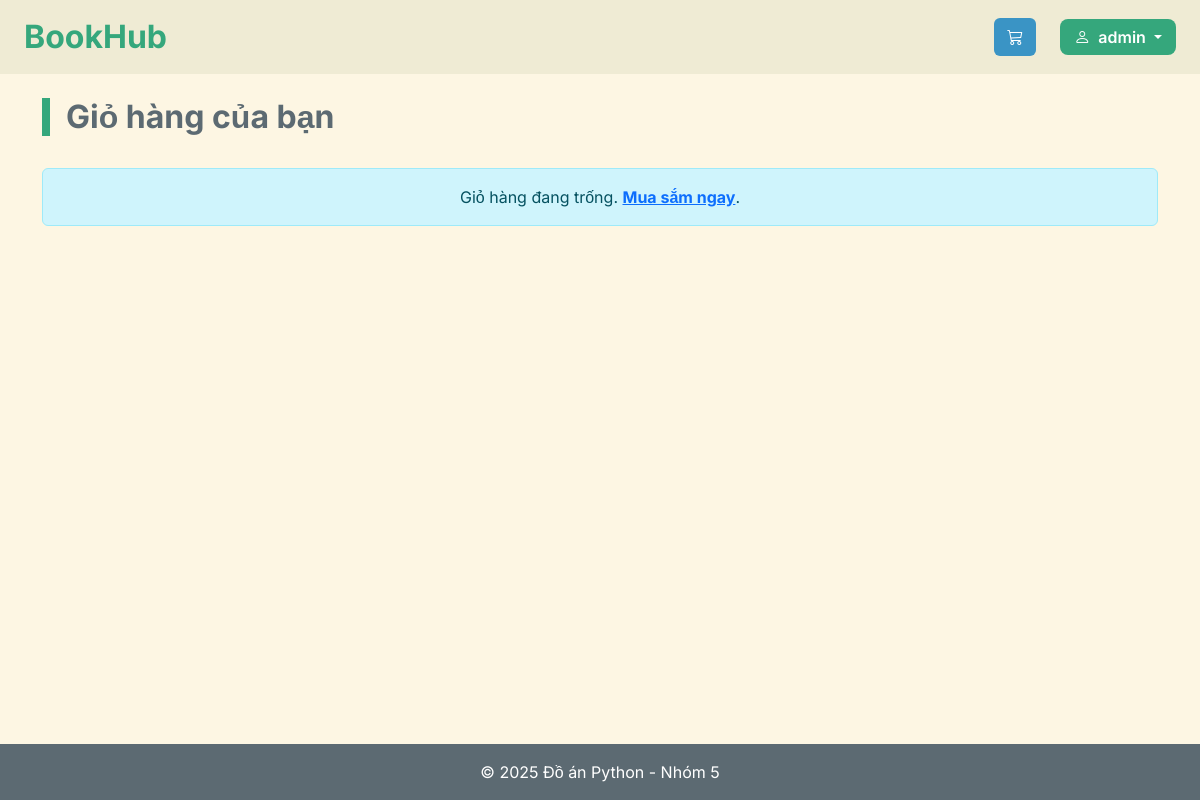
/cart/ (signed in), run on an earlier commit of the app's database.
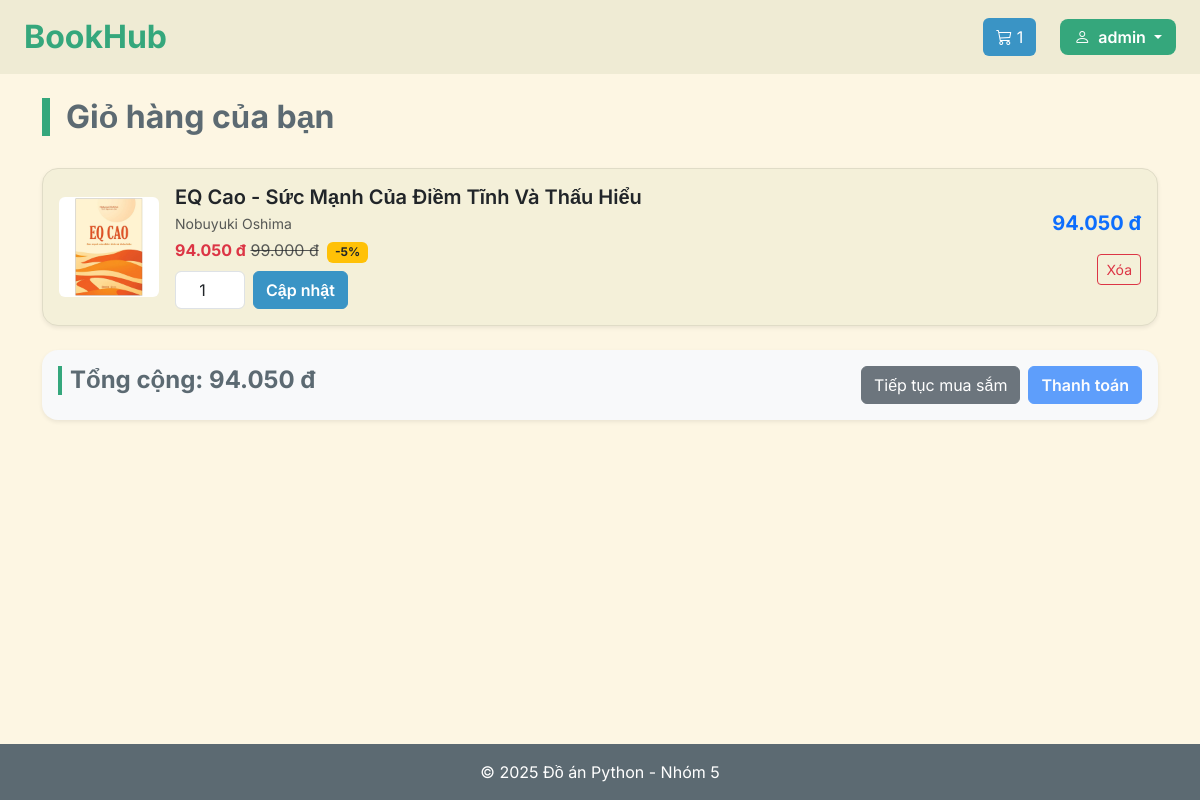
And on a later commit of the database.
### cart/models.py (models this page shows, shortened)
class CartItem(models.Model):
    cart = models.ForeignKey(Cart, on_delete=models.CASCADE, related_name='items')
    book = models.ForeignKey(Book, on_delete=models.CASCADE)
    quantity = models.IntegerField(default=1)
    def get_total_price(self):
        return self.quantity * self.book.get_discount_price()
    class Meta:
        verbose_name = 'Mục Giỏ hàng'
        verbose_name_plural = 'Mục Giỏ hàng'

### store/models.py (models this page shows, shortened)
class Book(models.Model):
    category = models.ForeignKey(Category, related_name='books', on_delete=models.CASCADE)
    title = models.CharField(db_index=True)
    slug = models.SlugField(unique=True)
    author = models.CharField(max_length=150)
    description = models.TextField(blank=True)
    price = models.DecimalField(max_digits=10, decimal_places=0)
    stock = models.IntegerField()
    available = models.BooleanField(default=True)
    image = models.ImageField(blank=True)
    discount_percent = models.PositiveIntegerField(default=0)
    created = models.DateTimeField(auto_now_add=True)
    updated = models.DateTimeField(auto_now=True)
    class Meta:
        ordering = ('title',)
        verbose_name = 'Sách'
        verbose_name_plural = 'Sách'
    def get_discount_price(self):
        if self.discount_percent > 0:
            return self.price * (100 - self.discount_percent) / 100
        return self.price

### cart/views.py (the view)
# urls.py: path("", views.cart_detail, name="cart_detail"),
def cart_detail(request):
    if not request.user.is_authenticated:
        return redirect('login')
    cart, created = Cart.objects.get_or_create(user=request.user)
    items = cart.items.select_related('book').all()
    total_price = sum(item.get_total_price() for item in items)
    message = request.session.pop('cart_message', None)
    context = {
        'cart': cart,
        'items': items,
        'total_price': total_price,
        'message': message,
    }
    return render(request, 'cart/detail.html', context)

### cart/context_processors.py (called while the page is built)
def cart_item_count(request):
    if request.user.is_authenticated:
        try:
            cart = request.user.cart
            count = sum(item.quantity for item in cart.items.all())
        except Cart.DoesNotExist:
            count = 0
    else:
        count = 0
    return {'cart_item_count': count}

### store/templatetags/money_filter.py (called while the page is built)
@register.filter
def money(value):
    try:
        value = int(value)
        return f"{value:,}".replace(",", ".") + " đ"
    except (ValueError, TypeError):
        return value

### cart/templates/cart/detail.html (shortened to what this page needs)
{% extends "layout.html" %}
{% load money_filter %}
{% block content %}
<div class="d-flex justify-content-between align-items-center mb-4">
    <h2 class="book-title">Giỏ hàng của bạn</h2>
</div>
{% if items %}
<div class="row g-3">
    {% for item in items %}
    <div class="col-12">
        <div class="card shadow-sm p-3 d-flex flex-row align-items-center rounded-4">
            <div class="me-3" style="width: 100px;">
                {% if item.book.image %}
                    <img src="{{ item.book.image.url }}" alt="{{ item.book.title }}" class="img-fluid rounded">
                {% else %}
                    <div class="d-flex justify-content-center align-items-center bg-light p-3 rounded text-muted">
                        Không có ảnh
                    </div>
                {% endif %}
            </div>
            <div class="flex-grow-1">
                <h5 class="mb-1 fw-semibold">{{ item.book.title }}</h5>
                <p class="mb-1 text-muted small">{{ item.book.author }}</p>
                <p class="mb-2">
                    {% if item.book.discount_percent > 0 %}
                        <span class="text-danger fw-bold">{{ item.book.get_discount_price|money }}</span>
                        <span class="text-muted"><s>{{ item.book.price|money }}</s></span>
                        <span class="badge bg-warning text-dark ms-1">-{{ item.book.discount_percent }}%</span>
                    {% else %}
                        <span class="fw-bold">{{ item.book.price|money }}</span>
                    {% endif %}
                </p>
                <form method="post" action="{% url 'cart_update' %}">
                    <div class="d-flex align-items-center gap-2">
                        <input type="number" name="quantity_{{ item.id }}" value="{{ item.quantity }}" min="1" max="{{ item.book.stock }}" class="form-control text-center" style="width: 70px;">
                          <button type="submit" class="btn btn-primary">Cập nhật</button>
                    </div>
                </form>
            </div>
            <div class="text-end ms-3">
                <p class="fw-bold fs-5 text-primary">{{ item.get_total_price|money }}</p>
                <form method="post" action="{% url 'cart_delete' item.id %}">
                    <button class="btn btn-sm btn-outline-danger">Xóa</button>
                </form>
            </div>
        </div>
    </div>
    {% endfor %}
</div>
<div class="mt-4 d-flex justify-content-between align-items-center flex-wrap bg-light p-3 rounded-4 shadow-sm">
    <h4 class="fw-bold">Tổng cộng: {{ total_price|money }}</h4>
    <div class="mt-2 mt-md-0 d-flex gap-2">
        <a href="{% url 'book_list' %}" class="btn btn-secondary">Tiếp tục mua sắm</a>
        <button class="btn btn-primary" disabled>Thanh toán</button>
    </div>
</div>
{% else %}
<div class="alert alert-info text-center">
    Giỏ hàng đang trống. <a href="{% url 'book_list' %}" class="fw-bold">Mua sắm ngay</a>.
</div>
{% endif %}
{% endblock %}

### templates/layout.html (shortened to what this page needs)
{% load static %}
<!doctype html>
<html lang="vi">
  <head>
    <link
      href="https://cdn.jsdelivr.net/npm/bootstrap@5.3.0/dist/css/bootstrap.min.css"
      rel="stylesheet"
    />
    <link
      href="https://cdn.jsdelivr.net/npm/bootstrap-icons@1.11.1/font/bootstrap-icons.css"
      rel="stylesheet"
    />
    <link rel="stylesheet" href="{% static 'css/layout.css' %}" />
    <link rel="stylesheet" href="{% static 'css/store-list.css' %}" />
    <link rel="stylesheet" href="{% static 'css/store-detail.css' %}" />
    <link rel="stylesheet" href="{% static 'css/auth.css' %}" />
    <link rel="stylesheet" href="{% static 'css/cart-detail.css' %}" />
  </head>
  <body>
    <header>
      <nav class="navbar">
        <a class="navbar-brand m-0 fs-2" href="{% url 'book_list' %}">BookHub</a>
        <div class="d-flex align-items-center gap-2">
          <a href="{% if user.is_authenticated %}{% url 'cart_detail' %}{% else %}{% url 'login' %}{% endif %}"
             class="btn cart-btn">
              <i class="bi bi-cart3"></i>
              {% if cart_item_count > 0 %}
                  {{ cart_item_count }}
              {% endif %}
          </a>
          <div class="ms-3">
              {% if user.is_authenticated %}
              <div class="dropdown">
                  <button class="btn btn-ev-login dropdown-toggle" type="button" data-bs-toggle="dropdown" aria-expanded="false">
                      <i class="bi bi-person me-1"></i>
                      {{ user.username }}
                  </button>
              </div>
              {% else %}
              <a href="{% url 'login' %}" class="btn btn-ev-login">Đăng nhập</a>
              {% endif %}
          </div>
        </div>
      </nav>
    </header>
    <main class="container my-4">
      {% block content %}
      {% endblock %}
    </main>
    <footer class="footer p-3 text-center mt-5">
      &copy; 2025 Đồ án Python - Nhóm 5
    </footer>
  </body>
</html>

### static/css/layout.css (style rules this page uses)
:root { --light-fg: #5c6a72; --light-red: #f85552; --light-orange: #f57d26; --light-yellow: #dfa000; --light-green: #8da101; --light-blue: #3a94c5; --light-aqua: #35a77c; --light-purple: #df69ba; --light-gray-0: #a6b0a0; --light-gray-1: #939f91; --light-gray-2: #829181; --light-bg-dim: #efebd4; --light-bg-0: #fdf6e3; --light-bg-1: #f4f0d9; --light-bg-2: #efebd4; --light-bg-3: #e6e2cc; --light-bg-4: #e0dcc7; --light-bg-5: #bdc3af; }
html, body { height: 100%; }
body { display: flex; flex-direction: column; min-height: 100vh; background-color: var(--light-bg-0); font-family: "Inter", sans-serif; }
main.container { flex: 1; }
.footer { background-color: var(--light-fg); color: white; }
.navbar { background-color: var(--light-bg-dim); padding: 8px 24px; }
.navbar-brand { font-weight: bold; color: var(--light-aqua); }
.cart-btn { background-color: var(--light-blue); color: white; }
.btn-ev-login { background-color: var(--light-aqua); color: white; border: none; border-radius: 8px; font-weight: 600; padding: 6px 14px; transition: 0.2s; }

### static/css/store-list.css (style rules this page uses)
:root { --fg: var(--light-fg); --border: var(--light-bg-4); --bg: var(--light-bg-0); --bg-soft: var(--light-bg-1); --bg-hover: var(--light-bg-2); --accent-blue: var(--light-blue); --accent-green: var(--light-aqua); --accent-orange: var(--light-orange); --accent-red: var(--light-red); }
body { background-color: var(--bg); color: var(--fg); font-family: "Inter", sans-serif; }
.card { background-color: var(--bg-soft); border: 1px solid var(--border); border-radius: 10px; transition: 0.25s; }
.btn-primary { background-color: var(--accent-blue); border-color: var(--accent-blue); font-weight: 600; }
h2, h4 { color: var(--fg); font-weight: 700; padding-left: 0.5rem; border-left: 4px solid var(--accent-green); }
h2 { border-left: 8px solid var(--accent-green); padding-left: 1rem; }

### static/css/store-detail.css (style rules this page uses)
:root { --ev-bg: #f3efdc; --ev-bg-soft: #ebe6d4; --ev-card: #f9f5e6; --ev-text: #5c6a72; --ev-text-bold: #475258; --ev-accent: #df8644; --ev-accent-dark: #c56d32; }

### static/css/auth.css (style rules this page uses)
input, select, textarea { width: 100%; border-radius: 8px; border: 1px solid var(--light-bg-4); padding: 10px 14px; font-size: 1rem; transition: 0.2s; }

### templates/layout.html (style rules this page uses)
html, body { height: 100%; }
body { display: flex; flex-direction: column; min-height: 100vh; }
main.container { flex: 1; }

What changed in the data, as far as the page shows it:
added CartItem: book.image (picture), book "EQ Cao - Sức Mạnh Của Điềm Tĩnh Và Thấu Hiểu", book.author "Nobuyuki Oshima", book.get_discount_price "94.050 đ", book.price "99.000 đ", book.discount_percent "5", quantity "1", get_total_price "94.050 đ"
Also different on the page:
{{ cart_item_count }}: (not shown) → "1"
{{ total_price|money }}: (not shown) → "94.050 đ"
text no longer shown: "Giỏ hàng đang trống. Mua sắm ngay ."
text now shown: "Tổng cộng: Tiếp tục mua sắm Thanh toán"
